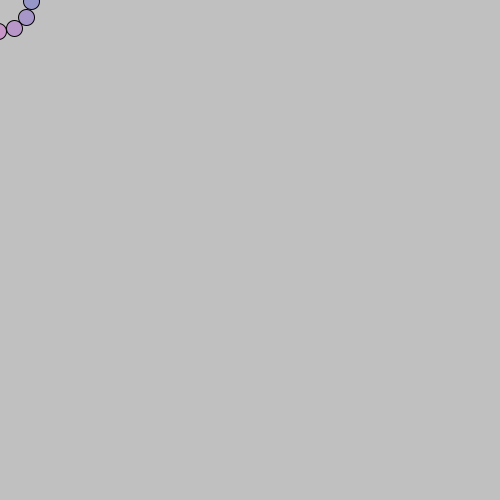
Frame 1 (no input)
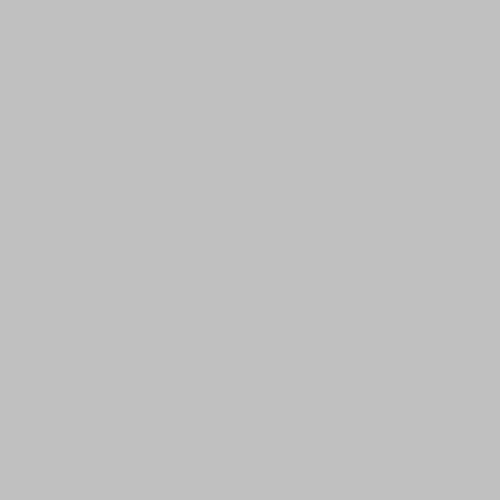
Frame 60 (the mouse pressed at the canvas centre just before this capture)
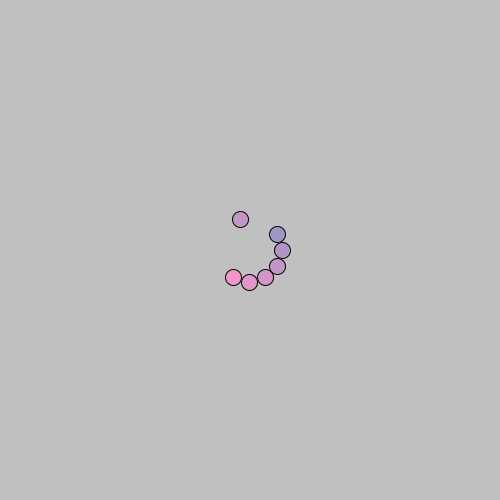
Frame 120 (the mouse held since frame 60 and released just before this capture)

The Processing sketch that drew these frames (run headless with seeded random() and noise(); from frame 60 on, the mouse is pressed at the canvas centre):

// Processing sketch: S13Q10
// ── S13Q10.pde
final int NUM_BALLS = 6;
final float BALL_SPACING = PI/6;
final float BALL_DIAMETER = 16;
final float BALL_ORBIT_RADIUS = 32;
final float ORBIT_SPEED = PI/60.0;
final float ROGUE_BALL_SPEEDUP = 1.7;

float trailingBallAngle = 0;
float rogueBallAngle = NUM_BALLS*BALL_SPACING; 

final int MIN_COLOUR = 150;
final int MAX_COLOUR = 255;
final int TRAIL_MIN_COLOUR = MIN_COLOUR;
final int TRAIL_RANGE = (MAX_COLOUR-MIN_COLOUR)/NUM_BALLS;


final int BG_COLOUR = 192;
final float RED_VALUE = 0;
final float GREEN_VALUE = 150;
final float BLUE_VALUE = 200;

float rogBallColour = MAX_COLOUR;
float trailingBallColour = TRAIL_MIN_COLOUR;


void setup() {
  size(500, 500);
}

void draw() {
  background(BG_COLOUR);
  incAngles(); 
  updateColor();
  collisionCheck(); 
  drawRogue(); 
  drawTrail();
}



void incAngles() {
  rogueBallAngle += ORBIT_SPEED*ROGUE_BALL_SPEEDUP;
  rogueBallAngle= rogueBallAngle%(2*PI);
  trailingBallAngle += ORBIT_SPEED;
  trailingBallAngle = trailingBallAngle%(2*PI);
}

void updateColor() {
  float rogCatchupSpeed  = ORBIT_SPEED*ROGUE_BALL_SPEEDUP - ORBIT_SPEED; 
  float distNotTrail = 2*PI - (NUM_BALLS*BALL_SPACING); 
  float framesBetweenColllisions = distNotTrail/rogCatchupSpeed; 
  float rogColourChangePerFrame = (MAX_COLOUR-MIN_COLOUR)/framesBetweenColllisions; 
  float trailColourChangePerFrame = (TRAIL_RANGE)/framesBetweenColllisions;
  rogBallColour-=rogColourChangePerFrame;
  trailingBallColour+=trailColourChangePerFrame;
}



void collisionCheck() {
  boolean rogLowerCheck = rogueBallAngle > trailingBallAngle-BALL_SPACING;
  boolean rogUpperCheck = rogueBallAngle < trailingBallAngle;
  if (rogLowerCheck&&rogUpperCheck) {
    float trailLength = NUM_BALLS*BALL_SPACING;
    rogueBallAngle+=trailLength;
    trailingBallAngle-=BALL_SPACING;
    rogBallColour = MAX_COLOUR;
    trailingBallColour = TRAIL_MIN_COLOUR;
  }
}


void drawRogue() {
  fill(rogBallColour, GREEN_VALUE, BLUE_VALUE);
  float thisCircX = mouseX + BALL_ORBIT_RADIUS*cos(rogueBallAngle);
  float thisCircY = mouseY + BALL_ORBIT_RADIUS*sin(rogueBallAngle);  
  circle(thisCircX, thisCircY, BALL_DIAMETER);
}


void drawTrail() {
  for (int i=0; i < NUM_BALLS; i++) {
    float dynamicColVal = trailingBallColour + i*TRAIL_RANGE;
    fill(dynamicColVal, GREEN_VALUE, BLUE_VALUE); 
    float thisCircAng = trailingBallAngle+i*BALL_SPACING;
    float thisCircX = mouseX + BALL_ORBIT_RADIUS*cos(thisCircAng);
    float thisCircY = mouseY + BALL_ORBIT_RADIUS*sin(thisCircAng);
    circle(thisCircX, thisCircY, BALL_DIAMETER);
  }
}
